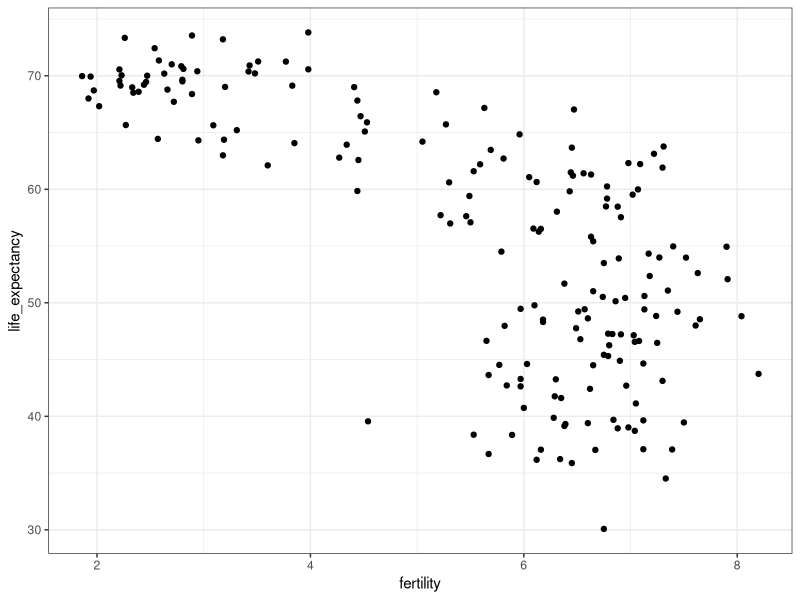
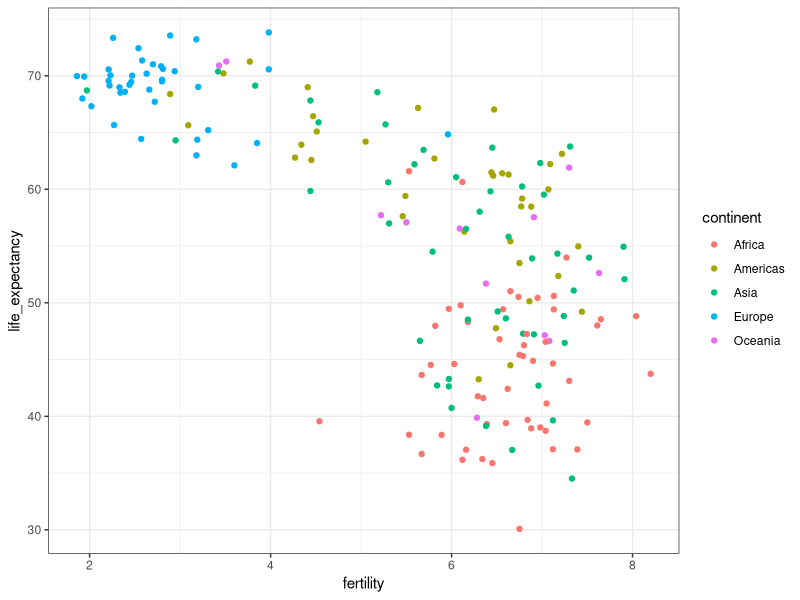
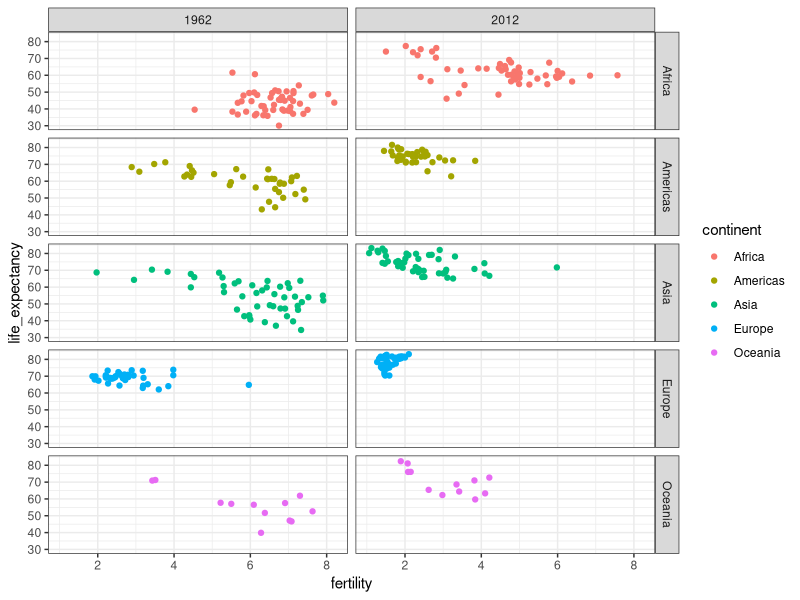
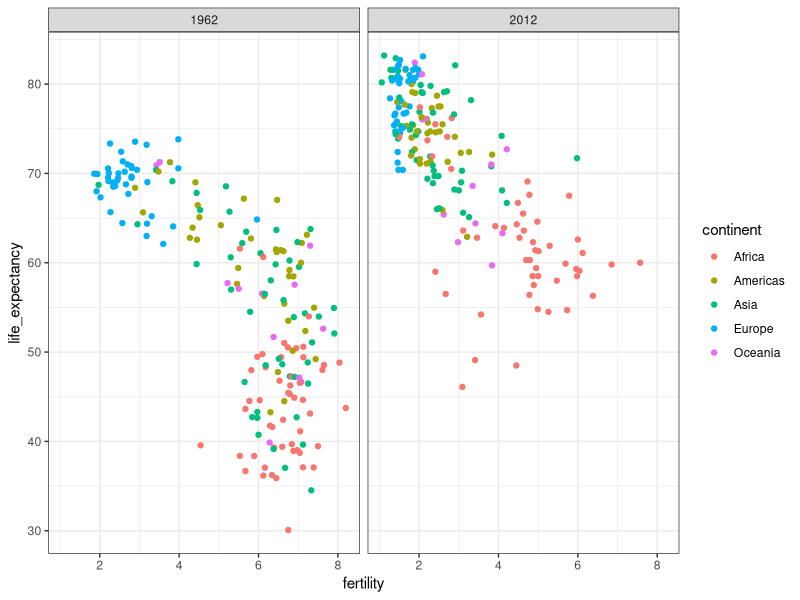
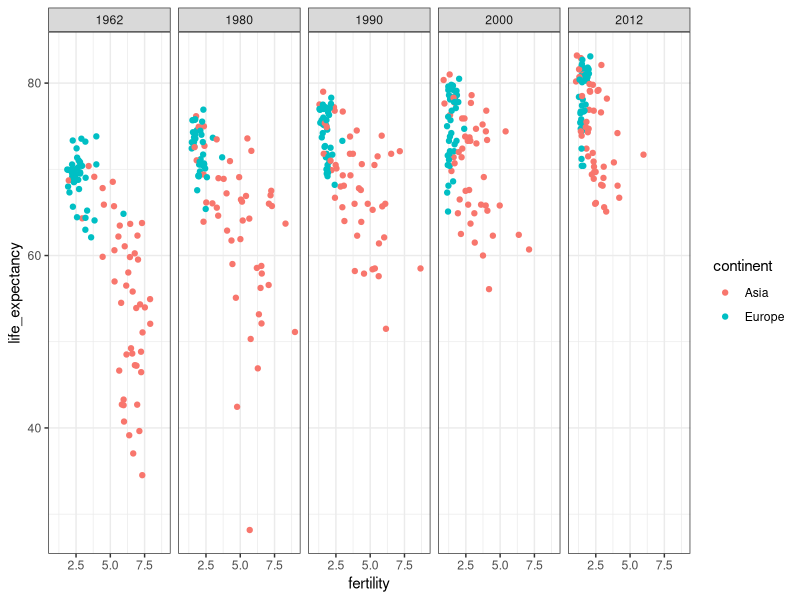
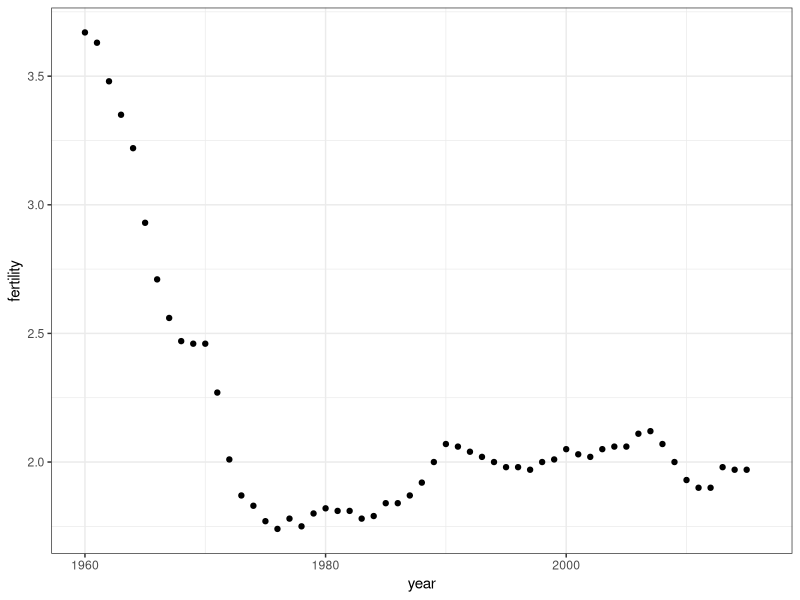
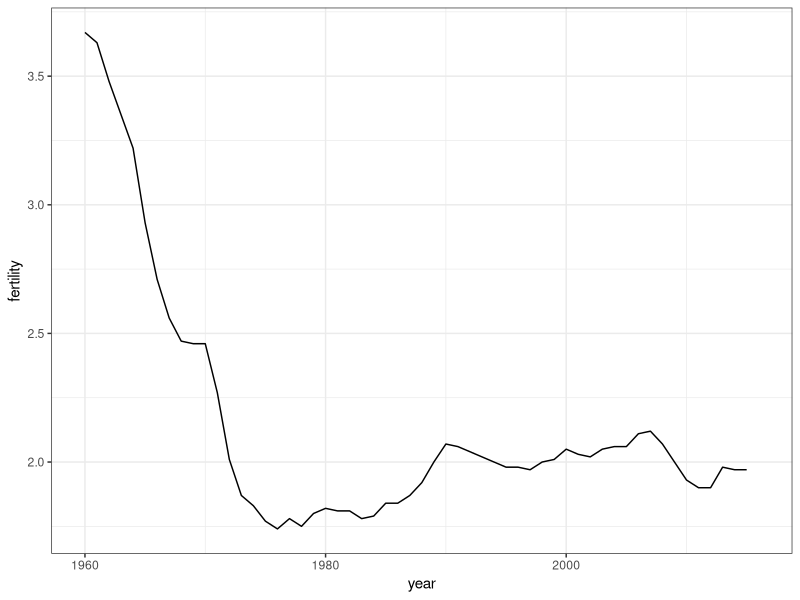
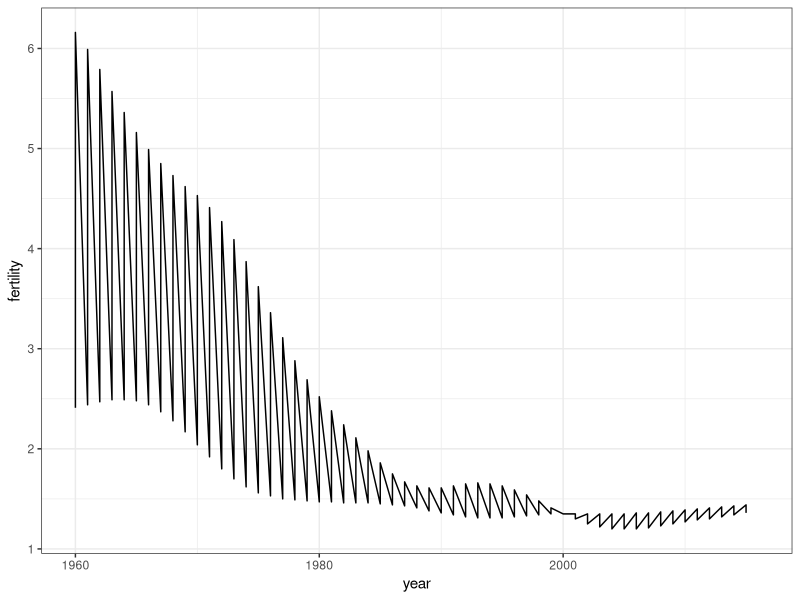

Write the R code that produced these figures, in order.
# load and inspect gapminder data
library(dslabs)
library(dplyr)
library(ggplot2)
data(gapminder)
head(gapminder)

# compare infant mortality in Sri Lanka and Turkey
gapminder %>% filter(year==2015 & country %in% c("Sri Lanka", "Turkey")) %>% select(country, infant_mortality)

# basic scatter plot of life expectancy versus fertility
ds_theme_set()  # set plot theme
filter(gapminder, year==1962) %>% ggplot(aes(fertility, life_expectancy)) + geom_point()

# add color as continent
filter(gapminder, year==1962) %>% ggplot(aes(fertility, life_expectancy, col=continent)) + geom_point()


# facet by continent and year
filter(gapminder, year %in% c(1962, 2012)) %>% ggplot(aes(fertility, life_expectancy, col=continent)) + geom_point() + facet_grid(continent~year)

# facet by year only
filter(gapminder, year %in% c(1962, 2012)) %>% ggplot(aes(fertility, life_expectancy, col=continent)) + geom_point() + facet_grid(.~year)

# facet by year, plots wrapped onto multiple rows
years <- c(1962, 1980, 1990, 2000, 2012)
continents <- c("Europe", "Asia")
gapminder %>% filter(year %in% years & continent %in% continents) %>% ggplot(aes(fertility, life_expectancy, col=continent)) + geom_point() + facet_grid(~year)


# scatter plot of US fertility by year
gapminder %>% filter(country=="United States") %>% ggplot(aes(year, fertility)) + geom_point()

# line plot of US fertility by year
gapminder %>% filter(country=="United States") %>% ggplot(aes(year, fertility)) + geom_line()

# line plot fertility time series for two countries - only one line (incorrect)
countries <- c("South Korea", "Germany")
gapminder %>% filter(country %in% countries) %>% ggplot(aes(year, fertility)) + geom_line()

# line plot fertility time series for two countries - one line per country
gapminder %>% filter(country %in% countries) %>% ggplot(aes(year, fertility, group=country)) + geom_line()

# fertility time series for two countries - lines colored by country
gapminder %>% filter(country %in% countries) %>% ggplot(aes(year, fertility, col=country)) + geom_line()

# life expectancy time series - lines colored by country and labeled, no legend
labels <- data.frame(country =  countries, x = c(1975, 1965), y = c(60, 72))
gapminder %>% filter(country %in% countries) %>% ggplot(aes(year, life_expectancy, col=country)) + 
  geom_line() + geom_text(data = labels, aes(x, y, label=country), size=5) + theme(legend.position = "none")


# add dollars per day variable
gapminder <- gapminder %>% mutate(dollars_per_day=gdp/population/365)

# histogram of dollars per day
past_year <- 1970
gapminder %>% filter(year==past_year & !is.na(gdp)) %>% ggplot(aes(dollars_per_day)) + geom_histogram(binwidth = 1, color="black")

# repeat histogram with log2 scaled data
gapminder %>% filter(year==past_year & !is.na(gdp)) %>% ggplot(aes(log2(dollars_per_day))) + geom_histogram(binwidth = 1, color="black")

# repeat histogram with log2 scaled x-axis
gapminder %>% filter(year==past_year & !is.na(gdp)) %>% ggplot(aes(dollars_per_day)) + geom_histogram(binwidth = 1, color="black") + scale_x_continuous(trans="log2")

# number of regions
length(levels(gapminder$region))

# box plot of GDP by region in 1970
past_year <- 1970
p <- gapminder %>% filter(year==past_year & !is.na(gdp)) %>% ggplot(aes(region, dollars_per_day))
p + geom_boxplot()

# rotate names on x-axis
p + geom_boxplot() + theme(axis.text.x = element_text(angle=90, hjust=1))

# by  default, factor order is alphabetical
fac <- factor(c("Asia", "Asia", "West", "West", "West"))
levels(fac)

# reorder by median income and color by continent
p <- gapminder %>% filter(year==past_year & !is.na(gdp)) %>% mutate(region=reorder(region, dollars_per_day, FUN=median)) %>% 
  ggplot(aes(region, dollars_per_day, fill=continent)) + geom_boxplot() + theme(axis.text.x = element_text(angle=90, hjust=1)) + xlab("")
p

# log2 scale y-axis
p + scale_y_continuous(trans = "log2")

# add data points
p + scale_y_continuous(trans = "log2") + geom_point(show.legend = FALSE)

# define Western countries 
west <- c("Western Europe", "Northern Europe", "Southern Europe", "Northern America", "Australia and New Zealand")

# facet by West vs developing
gapminder %>% filter(year==past_year & !is.na(gdp)) %>% mutate(group=ifelse(region %in% west, "West", "Developing")) %>%
  ggplot(aes(dollars_per_day)) + geom_histogram(binwidth = 1, col="black") + scale_x_continuous(trans = "log2") + facet_grid(. ~ group)

# facet by West/developing and year
present_year <- 2010
gapminder %>% filter(year %in% c(past_year, present_year) & !is.na(gdp)) %>% mutate(group=ifelse(region %in% west, "West", "Developing")) %>%
  ggplot(aes(dollars_per_day)) + geom_histogram(binwidth = 1, col="black") + scale_x_continuous(trans = "log2") + facet_grid(year ~ group)

# define countries that have data available in both years
country_list_1 <- gapminder %>% filter(year==past_year & !is.na(dollars_per_day)) %>% .$country
country_list_2 <- country_list_1 <- gapminder %>% filter(year==present_year & !is.na(dollars_per_day)) %>% .$country
country_list <- intersect(country_list_1, country_list_2)

# make histogram including only countries with data available in both years
gapminder %>% filter(year %in% c(past_year, present_year) & country %in% country_list) %>% mutate(group=ifelse(region %in% west, "West", "Developing")) %>% 
  ggplot(aes(dollars_per_day)) + geom_histogram(binwidth = 1, col="black") + scale_x_continuous(trans="log2") + facet_grid(year~group)

# box plots of income in West vs developing world, 1970 and 2010
p <- gapminder %>% filter(year %in% c(past_year, present_year) & country %in% country_list) %>% mutate(region=reorder(region, dollars_per_day, FUN=median)) %>% 
  ggplot() + theme(axis.text.x = element_text(angle=90, hjust=1)) + xlab("") + scale_y_continuous(trans="log2")

p + geom_boxplot(aes(region, dollars_per_day, fill=continent)) + facet_grid(year ~ .)

# arrange matching box plots next to each other, colored by year
p + geom_boxplot(aes(region, dollars_per_day, fill=factor(year)))


# Faceted smooth density plots
# smooth density plots - area under each curve adds to 1
gapminder %>% filter(year==past_year & country %in% country_list) %>% mutate(group=ifelse(region %in% west, "West", "Developing")) %>% 
  group_by(group) %>% summarize(n=n()) %>% knitr::kable()

# smooth density plots - variable counts on y-axis
p <- gapminder %>% filter(year==past_year & country %in% country_list) %>% mutate(group=ifelse(region %in% west, "West", "Developing")) %>% 
  ggplot(aes(dollars_per_day, y = ..count.., fill = group)) + scale_x_continuous(trans = "log2")
p + geom_density(alpha=0.2, bw=0.75) + facet_grid(year ~ .)

# add group as a factor, grouping regions
gapminder <- gapminder %>% mutate(group=case_when(.$region %in% west ~ "West", .$region %in% c("Eastern Asia", "South-Eastern Asia") ~ "East Asia", 
      .$region %in% c("Caribbean", "Central America", "South America") ~ "Latin America", .$continent == "Africa" & .$region != "Northern Africa" ~ "Sub-Saharan Africa",
      TRUE ~ "Others"))

# reorder factor levels
gapminder <- gapminder %>% mutate(group=factor(group, levels=c("Others", "Latin America", "East Asia", "Sub-Saharan Africa", "West")))

# note you must redefine p with the new gapminder object first
p <- gapminder %>% filter(year %in% c(past_year, present_year) & country %in% country_list) %>% ggplot(aes(dollars_per_day, fill=group)) + scale_x_continuous(trans="log2")

# stacked density plot
p + geom_density(alpha=0.2, bw=0.75, position="stack") + facet_grid(year ~ .)


# weighted stacked density plot 
gapminder %>% filter(year %in% c(past_year, present_year) & country %in% country_list) %>% group_by(year) %>% mutate(weight=population/sum(population*2)) %>% ungroup() %>% 
  ggplot(aes(dollars_per_day, fill=group, weight=weight)) + scale_x_continuous(trans="log2") + geom_density(alpha=0.2, bw=0.75, position="stack") + facet_grid(year ~ .)

# add additional cases
gapminder <- gapminder %>% mutate(group=case_when(.$region %in% west ~ "West", .$region %in% "Northern Africa" ~ "Northern Africa", .$region %in% c("Eastern Asia", "South-Eastern Asia") ~ "East Asia", 
                                                  .$region == "Southern Asia" ~ "Southern Asia", .$region %in% c("Caribbean", "Central America", "South America") ~ "Latin America", 
                                                  .$continent == "Africa" & .$region != "Northern Africa" ~ "Sub-Saharan Africa", .$region %in% c("Melanesia", "Micronesia", "Polynesia") ~ "Pacific Islands"))

# define a data frame with group average income and average infant survival rate
surv_income <- gapminder %>% filter(year %in% present_year & !is.na(gdp) & !is.na(infant_mortality) & !is.na(group)) %>% group_by(group) %>% 
  summarize(income=sum(gdp)/sum(population)/365, infant_survival_rate=1-sum(infant_mortality/1000*population)/sum(population))
surv_income %>% arrange(income)

# plot infant survival vs income with transformed axes
surv_income %>% ggplot(aes(income, infant_survival_rate, label=group, color=group)) + scale_x_continuous(trans="log2", limit=c(0.25, 150)) + 
  scale_y_continuous(trans="logit", limit=c(0.875, .9981), breaks=c(.85, .90, .95, .99, .995, .998)) + geom_label(size=3, show.legend=FALSE) 
